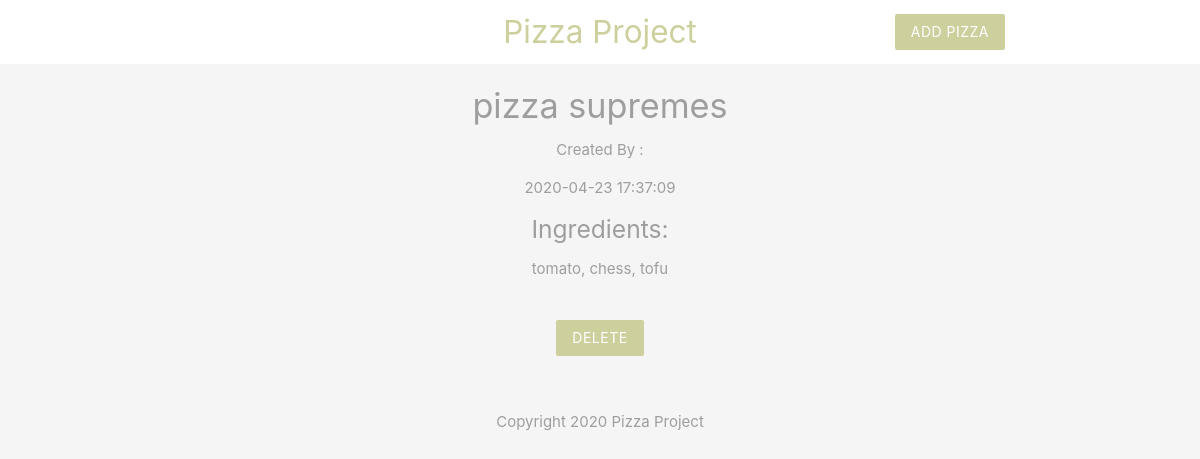
Page /details.php?id=1 on the committed database.
### tables this page shows
CREATE TABLE `pizzas` (
  `id` int(11) NOT NULL,
  `title` varchar(255) NOT NULL,
  `ingredients` varchar(255) NOT NULL,
  `email` varchar(255) NOT NULL,
  `created_at` timestamp NOT NULL DEFAULT current_timestamp()
);

### details.php (the view, shortened to what this page needs)
<?php
    include('templates/config/db_connect.php');
    if(isset($_GET['id'])){
        $id = mysqli_real_escape_string($conn, $_GET['id']);
        $sql = "SELECT * FROM pizzas WHERE id = '$id'";
        $result = mysqli_query($conn, $sql);
        $pizza = mysqli_fetch_assoc($result);
    }
?>
<!DOCTYPE html>
<html lang="en">
    <?php include('templates/header.php'); ?>
    <div class="container center grey-text">
        <?php if($pizza): ?>
            <h4><?php echo htmlspecialchars($pizza['title']); ?></h4>
            <p>Created By : <?php htmlspecialchars($pizza['email']); ?></p>
            <p><?php echo date($pizza['created_at']); ?></p>
            <h5>Ingredients:</h5>
            <p><?php echo htmlspecialchars($pizza['ingredients']); ?></p>
            <form action="details.php" method ="POST">
                <input type="submit" name="delete" value="Delete" class="btn brand z-depth-0">
            </form>
        <?php else: ?>
            <h5>No Such Pizza Exist!</h5>
        <?php endif; ?>
    </div>
    <?php include('templates/footer.php'); ?>
</html>

### templates/header.php (style rules this page uses)
.brand { background: #cdd09c !important; }
form { max-width: 460px; margin: 20px auto; padding: 20px; }

### rows in the picture
pizzas: title "pizza supremes", created_at "2020-04-23 17:37:09", ingredients "tomato, chess, tofu"
